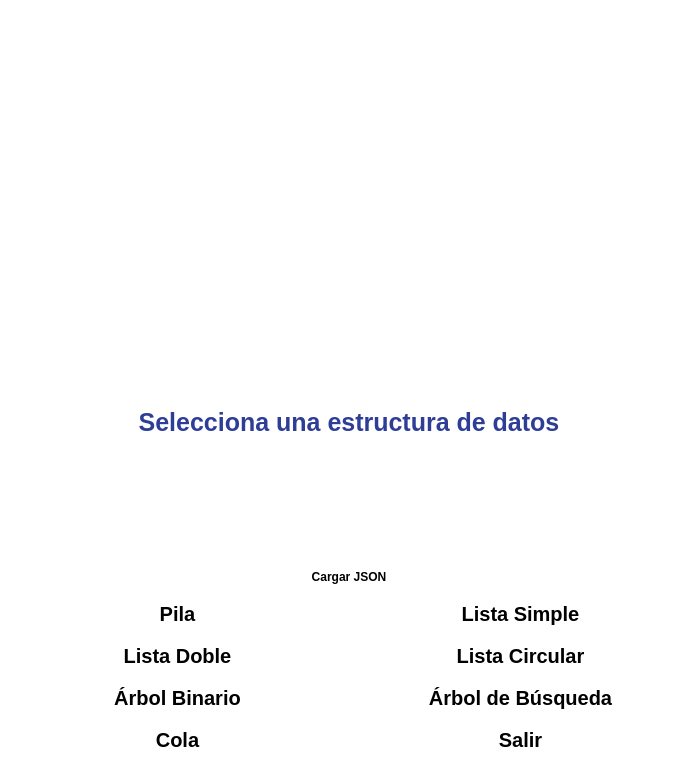
<?xml version="1.0" encoding="UTF-8"?>
<ui version="4.0">
 <class>MainWindow</class>
 <widget class="QMainWindow" name="MainWindow">
  <property name="geometry">
   <rect>
    <x>0</x>
    <y>0</y>
    <width>698</width>
    <height>767</height>
   </rect>
  </property>
  <property name="palette">
   <palette>
    <active>
     <colorrole role="WindowText">
      <brush brushstyle="SolidPattern">
       <color alpha="255">
        <red>0</red>
        <green>0</green>
        <blue>0</blue>
       </color>
      </brush>
     </colorrole>
     <colorrole role="Button">
      <brush brushstyle="SolidPattern">
       <color alpha="255">
        <red>255</red>
        <green>255</green>
        <blue>255</blue>
       </color>
      </brush>
     </colorrole>
     <colorrole role="Light">
      <brush brushstyle="SolidPattern">
       <color alpha="255">
        <red>255</red>
        <green>255</green>
        <blue>255</blue>
       </color>
      </brush>
     </colorrole>
     <colorrole role="Midlight">
      <brush brushstyle="SolidPattern">
       <color alpha="255">
        <red>255</red>
        <green>255</green>
        <blue>255</blue>
       </color>
      </brush>
     </colorrole>
     <colorrole role="Dark">
      <brush brushstyle="SolidPattern">
       <color alpha="255">
        <red>127</red>
        <green>127</green>
        <blue>127</blue>
       </color>
      </brush>
     </colorrole>
     <colorrole role="Mid">
      <brush brushstyle="SolidPattern">
       <color alpha="255">
        <red>170</red>
        <green>170</green>
        <blue>170</blue>
       </color>
      </brush>
     </colorrole>
     <colorrole role="Text">
      <brush brushstyle="SolidPattern">
       <color alpha="255">
        <red>0</red>
        <green>0</green>
        <blue>0</blue>
       </color>
      </brush>
     </colorrole>
     <colorrole role="BrightText">
      <brush brushstyle="SolidPattern">
       <color alpha="255">
        <red>255</red>
        <green>255</green>
        <blue>255</blue>
       </color>
      </brush>
     </colorrole>
     <colorrole role="ButtonText">
      <brush brushstyle="SolidPattern">
       <color alpha="255">
        <red>0</red>
        <green>0</green>
        <blue>0</blue>
       </color>
      </brush>
     </colorrole>
     <colorrole role="Base">
      <brush brushstyle="SolidPattern">
       <color alpha="255">
        <red>255</red>
        <green>255</green>
        <blue>255</blue>
       </color>
      </brush>
     </colorrole>
     <colorrole role="Window">
      <brush brushstyle="SolidPattern">
       <color alpha="255">
        <red>255</red>
        <green>255</green>
        <blue>255</blue>
       </color>
      </brush>
     </colorrole>
     <colorrole role="Shadow">
      <brush brushstyle="SolidPattern">
       <color alpha="255">
        <red>0</red>
        <green>0</green>
        <blue>0</blue>
       </color>
      </brush>
     </colorrole>
     <colorrole role="AlternateBase">
      <brush brushstyle="SolidPattern">
       <color alpha="255">
        <red>255</red>
        <green>255</green>
        <blue>255</blue>
       </color>
      </brush>
     </colorrole>
     <colorrole role="ToolTipBase">
      <brush brushstyle="SolidPattern">
       <color alpha="255">
        <red>255</red>
        <green>255</green>
        <blue>220</blue>
       </color>
      </brush>
     </colorrole>
     <colorrole role="ToolTipText">
      <brush brushstyle="SolidPattern">
       <color alpha="255">
        <red>0</red>
        <green>0</green>
        <blue>0</blue>
       </color>
      </brush>
     </colorrole>
     <colorrole role="PlaceholderText">
      <brush brushstyle="SolidPattern">
       <color alpha="127">
        <red>0</red>
        <green>0</green>
        <blue>0</blue>
       </color>
      </brush>
     </colorrole>
     <colorrole role="Accent">
      <brush brushstyle="SolidPattern">
       <color alpha="255">
        <red>255</red>
        <green>255</green>
        <blue>255</blue>
       </color>
      </brush>
     </colorrole>
    </active>
    <inactive>
     <colorrole role="WindowText">
      <brush brushstyle="SolidPattern">
       <color alpha="255">
        <red>0</red>
        <green>0</green>
        <blue>0</blue>
       </color>
      </brush>
     </colorrole>
     <colorrole role="Button">
      <brush brushstyle="SolidPattern">
       <color alpha="255">
        <red>255</red>
        <green>255</green>
        <blue>255</blue>
       </color>
      </brush>
     </colorrole>
     <colorrole role="Light">
      <brush brushstyle="SolidPattern">
       <color alpha="255">
        <red>255</red>
        <green>255</green>
        <blue>255</blue>
       </color>
      </brush>
     </colorrole>
     <colorrole role="Midlight">
      <brush brushstyle="SolidPattern">
       <color alpha="255">
        <red>255</red>
        <green>255</green>
        <blue>255</blue>
       </color>
      </brush>
     </colorrole>
     <colorrole role="Dark">
      <brush brushstyle="SolidPattern">
       <color alpha="255">
        <red>127</red>
        <green>127</green>
        <blue>127</blue>
       </color>
      </brush>
     </colorrole>
     <colorrole role="Mid">
      <brush brushstyle="SolidPattern">
       <color alpha="255">
        <red>170</red>
        <green>170</green>
        <blue>170</blue>
       </color>
      </brush>
     </colorrole>
     <colorrole role="Text">
      <brush brushstyle="SolidPattern">
       <color alpha="255">
        <red>0</red>
        <green>0</green>
        <blue>0</blue>
       </color>
      </brush>
     </colorrole>
     <colorrole role="BrightText">
      <brush brushstyle="SolidPattern">
       <color alpha="255">
        <red>255</red>
        <green>255</green>
        <blue>255</blue>
       </color>
      </brush>
     </colorrole>
     <colorrole role="ButtonText">
      <brush brushstyle="SolidPattern">
       <color alpha="255">
        <red>0</red>
        <green>0</green>
        <blue>0</blue>
       </color>
      </brush>
     </colorrole>
     <colorrole role="Base">
      <brush brushstyle="SolidPattern">
       <color alpha="255">
        <red>255</red>
        <green>255</green>
        <blue>255</blue>
       </color>
      </brush>
     </colorrole>
     <colorrole role="Window">
      <brush brushstyle="SolidPattern">
       <color alpha="255">
        <red>255</red>
        <green>255</green>
        <blue>255</blue>
       </color>
      </brush>
     </colorrole>
     <colorrole role="Shadow">
      <brush brushstyle="SolidPattern">
       <color alpha="255">
        <red>0</red>
        <green>0</green>
        <blue>0</blue>
       </color>
      </brush>
     </colorrole>
     <colorrole role="AlternateBase">
      <brush brushstyle="SolidPattern">
       <color alpha="255">
        <red>255</red>
        <green>255</green>
        <blue>255</blue>
       </color>
      </brush>
     </colorrole>
     <colorrole role="ToolTipBase">
      <brush brushstyle="SolidPattern">
       <color alpha="255">
        <red>255</red>
        <green>255</green>
        <blue>220</blue>
       </color>
      </brush>
     </colorrole>
     <colorrole role="ToolTipText">
      <brush brushstyle="SolidPattern">
       <color alpha="255">
        <red>0</red>
        <green>0</green>
        <blue>0</blue>
       </color>
      </brush>
     </colorrole>
     <colorrole role="PlaceholderText">
      <brush brushstyle="SolidPattern">
       <color alpha="127">
        <red>0</red>
        <green>0</green>
        <blue>0</blue>
       </color>
      </brush>
     </colorrole>
     <colorrole role="Accent">
      <brush brushstyle="SolidPattern">
       <color alpha="255">
        <red>255</red>
        <green>255</green>
        <blue>255</blue>
       </color>
      </brush>
     </colorrole>
    </inactive>
    <disabled>
     <colorrole role="WindowText">
      <brush brushstyle="SolidPattern">
       <color alpha="255">
        <red>127</red>
        <green>127</green>
        <blue>127</blue>
       </color>
      </brush>
     </colorrole>
     <colorrole role="Button">
      <brush brushstyle="SolidPattern">
       <color alpha="255">
        <red>255</red>
        <green>255</green>
        <blue>255</blue>
       </color>
      </brush>
     </colorrole>
     <colorrole role="Light">
      <brush brushstyle="SolidPattern">
       <color alpha="255">
        <red>255</red>
        <green>255</green>
        <blue>255</blue>
       </color>
      </brush>
     </colorrole>
     <colorrole role="Midlight">
      <brush brushstyle="SolidPattern">
       <color alpha="255">
        <red>255</red>
        <green>255</green>
        <blue>255</blue>
       </color>
      </brush>
     </colorrole>
     <colorrole role="Dark">
      <brush brushstyle="SolidPattern">
       <color alpha="255">
        <red>127</red>
        <green>127</green>
        <blue>127</blue>
       </color>
      </brush>
     </colorrole>
     <colorrole role="Mid">
      <brush brushstyle="SolidPattern">
       <color alpha="255">
        <red>170</red>
        <green>170</green>
        <blue>170</blue>
       </color>
      </brush>
     </colorrole>
     <colorrole role="Text">
      <brush brushstyle="SolidPattern">
       <color alpha="255">
        <red>127</red>
        <green>127</green>
        <blue>127</blue>
       </color>
      </brush>
     </colorrole>
     <colorrole role="BrightText">
      <brush brushstyle="SolidPattern">
       <color alpha="255">
        <red>255</red>
        <green>255</green>
        <blue>255</blue>
       </color>
      </brush>
     </colorrole>
     <colorrole role="ButtonText">
      <brush brushstyle="SolidPattern">
       <color alpha="255">
        <red>127</red>
        <green>127</green>
        <blue>127</blue>
       </color>
      </brush>
     </colorrole>
     <colorrole role="Base">
      <brush brushstyle="SolidPattern">
       <color alpha="255">
        <red>255</red>
        <green>255</green>
        <blue>255</blue>
       </color>
      </brush>
     </colorrole>
     <colorrole role="Window">
      <brush brushstyle="SolidPattern">
       <color alpha="255">
        <red>255</red>
        <green>255</green>
        <blue>255</blue>
       </color>
      </brush>
     </colorrole>
     <colorrole role="Shadow">
      <brush brushstyle="SolidPattern">
       <color alpha="255">
        <red>0</red>
        <green>0</green>
        <blue>0</blue>
       </color>
      </brush>
     </colorrole>
     <colorrole role="AlternateBase">
      <brush brushstyle="SolidPattern">
       <color alpha="255">
        <red>255</red>
        <green>255</green>
        <blue>255</blue>
       </color>
      </brush>
     </colorrole>
     <colorrole role="ToolTipBase">
      <brush brushstyle="SolidPattern">
       <color alpha="255">
        <red>255</red>
        <green>255</green>
        <blue>220</blue>
       </color>
      </brush>
     </colorrole>
     <colorrole role="ToolTipText">
      <brush brushstyle="SolidPattern">
       <color alpha="255">
        <red>0</red>
        <green>0</green>
        <blue>0</blue>
       </color>
      </brush>
     </colorrole>
     <colorrole role="PlaceholderText">
      <brush brushstyle="SolidPattern">
       <color alpha="127">
        <red>127</red>
        <green>127</green>
        <blue>127</blue>
       </color>
      </brush>
     </colorrole>
     <colorrole role="Accent">
      <brush brushstyle="SolidPattern">
       <color alpha="255">
        <red>255</red>
        <green>255</green>
        <blue>255</blue>
       </color>
      </brush>
     </colorrole>
    </disabled>
   </palette>
  </property>
  <property name="windowTitle">
   <string>Visualizer de Estructuras de Datos</string>
  </property>
  <property name="styleSheet">
   <string notr="true">background-color: white;</string>
  </property>
  <widget class="QWidget" name="centralwidget">
   <property name="styleSheet">
    <string notr="true"/>
   </property>
   <layout class="QGridLayout" name="gridLayout">
    <item row="0" column="0">
     <widget class="QLabel" name="labelLogo">
      <property name="pixmap">
       <pixmap>resources/logo.png</pixmap>
      </property>
      <property name="alignment">
       <set>Qt::AlignmentFlag::AlignCenter</set>
      </property>
     </widget>
    </item>
    <item row="4" column="0">
     <layout class="QGridLayout" name="gridLayoutBotones">
      <item row="3" column="2">
       <widget class="QPushButton" name="btnSalir">
        <property name="styleSheet">
         <string notr="true">QPushButton {
    border: none;
    background-image: url(:/resources/button_hover.png);
    background-color: transparent;
	font-weight: bold;
	font-size: 20px;
	 border-radius: 3px; padding: 3px; margin: 3px;
}
QPushButton:hover {
    background-image: url(:/resources/button_default.png);
}
QPushButton:pressed {
    background-image: url(:/resources/button_hover.png);
}
</string>
        </property>
        <property name="text">
         <string>Salir</string>
        </property>
       </widget>
      </item>
      <item row="0" column="2">
       <widget class="QPushButton" name="btnListaSimple">
        <property name="styleSheet">
         <string notr="true">QPushButton {
    border: none;
    background-image: url(:/resources/button_default.png);
    background-color: transparent;
	font-weight: bold;
	font-size: 20px;
	 border-radius: 3px; padding: 3px; margin: 3px;
}
QPushButton:hover {
    background-image: url(:/resources/button_hover.png);
}
QPushButton:pressed {
    background-image: url(:/resources/button_default.png);
}
</string>
        </property>
        <property name="text">
         <string>Lista Simple</string>
        </property>
       </widget>
      </item>
      <item row="2" column="0">
       <widget class="QPushButton" name="btnArbolBinario">
        <property name="styleSheet">
         <string notr="true">QPushButton {
    border: none;
    background-image: url(:/resources/button_default.png);
    background-color: transparent;
	font-weight: bold;
	font-size: 20px;
	 border-radius: 3px; padding: 3px; margin: 3px;
}
QPushButton:hover {
    background-image: url(:/resources/button_hover.png);
}
QPushButton:pressed {
    background-image: url(:/resources/button_default.png);
}
</string>
        </property>
        <property name="text">
         <string>Árbol Binario</string>
        </property>
       </widget>
      </item>
      <item row="2" column="2">
       <widget class="QPushButton" name="btnArbolBusqueda">
        <property name="styleSheet">
         <string notr="true">QPushButton {
    border: none;
    background-image: url(:/resources/button_default.png);
    background-color: transparent;
	font-weight: bold;
	font-size: 20px;
	 border-radius: 3px; padding: 3px; margin: 3px;
}
QPushButton:hover {
    background-image: url(:/resources/button_hover.png);
}
QPushButton:pressed {
    background-image: url(:/resources/button_default.png);
}
</string>
        </property>
        <property name="text">
         <string>Árbol de Búsqueda</string>
        </property>
       </widget>
      </item>
      <item row="3" column="0">
       <widget class="QPushButton" name="btnCola">
        <property name="styleSheet">
         <string notr="true">QPushButton {
    border: none;
    background-image: url(:/resources/button_default.png);
    background-color: transparent;
	font-weight: bold;
	font-size: 20px;
	 border-radius: 3px; padding: 3px; margin: 3px;
}
QPushButton:hover {
    background-image: url(:/resources/button_hover.png);
}
QPushButton:pressed {
    background-image: url(:/resources/button_default.png);
}
</string>
        </property>
        <property name="text">
         <string>Cola</string>
        </property>
       </widget>
      </item>
      <item row="0" column="0">
       <widget class="QPushButton" name="btnPila">
        <property name="styleSheet">
         <string notr="true">QPushButton {
    border: none;
    background-image: url(:/resources/button_default.png);
    background-color: transparent;
	font-weight: bold;
	font-size: 20px;
	 border-radius: 3px; padding: 3px; margin: 3px;
}
QPushButton:hover {
    background-image: url(:/resources/button_hover.png);
}
QPushButton:pressed {
    background-image: url(:/resources/button_default.png);
}
</string>
        </property>
        <property name="text">
         <string>Pila</string>
        </property>
       </widget>
      </item>
      <item row="1" column="0">
       <widget class="QPushButton" name="btnListaDoble">
        <property name="styleSheet">
         <string notr="true">QPushButton {
    border: none;
    background-image: url(:/resources/button_default.png);
    background-color: transparent;
	font-weight: bold;
	font-size: 20px;
	 border-radius: 3px; padding: 3px; margin: 3px;
}
QPushButton:hover {
    background-image: url(:/resources/button_hover.png);
}
QPushButton:pressed {
    background-image: url(:/resources/button_default.png);
}
</string>
        </property>
        <property name="text">
         <string>Lista Doble</string>
        </property>
       </widget>
      </item>
      <item row="1" column="2">
       <widget class="QPushButton" name="btnListaCircular">
        <property name="styleSheet">
         <string notr="true">QPushButton {
    border: none;
    background-image: url(:/resources/button_default.png);
    background-color: transparent;
	font-weight: bold;
	font-size: 20px;
	 border-radius: 3px; padding: 3px; margin: 3px;
}
QPushButton:hover {
    background-image: url(:/resources/button_hover.png);
}
QPushButton:pressed {
    background-image: url(:/resources/button_default.png);
}
</string>
        </property>
        <property name="text">
         <string>Lista Circular</string>
        </property>
       </widget>
      </item>
     </layout>
    </item>
    <item row="2" column="0">
     <widget class="QLabel" name="labelTitulo">
      <property name="styleSheet">
       <string notr="true">font-size: 25px; font-weight: bold; color: #2e3e97</string>
      </property>
      <property name="text">
       <string>Selecciona una estructura de datos</string>
      </property>
      <property name="alignment">
       <set>Qt::AlignmentFlag::AlignCenter</set>
      </property>
     </widget>
    </item>
    <item row="3" column="0">
     <widget class="QPushButton" name="btnCargar">
      <property name="styleSheet">
       <string notr="true">QPushButton {
    border: none;
    background-image: url(:/resources/button_default.png);
	Qproperty-icon: url(:/resources/upload.png);
    background-color: transparent;
	font-weight: bold;
	font-size: 12px;
	 border-radius: 3px; padding: 3px; margin: 3px;
}
QPushButton:hover {
    background-image: url(:/resources/button_hover.png);
}
QPushButton:pressed {
    background-image: url(:/resources/button_default.png);
}
</string>
      </property>
      <property name="text">
       <string>Cargar JSON</string>
      </property>
     </widget>
    </item>
   </layout>
  </widget>
 </widget>
 <resources>
  <include location="resources.qrc"/>
 </resources>
 <connections/>
</ui>
